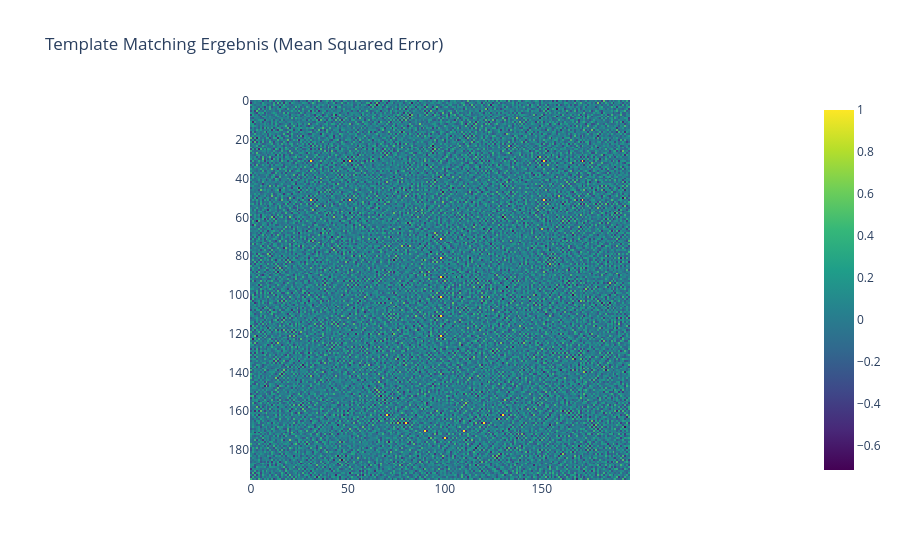

The notebook cell saved with this chart:
### Markdown cell above
### Template Matching Mittels Kreuzkorrelation

In der Python Funktion `skimage.feature.match_template()` ist die robustere Variante eines template matching Algorithmus implementiert. Diese ist gegen Rauschen und gegen Helligkeitsunterschiede nicht sensitiv.

#### Aufgabe
Wenden Sie die Funktion auf das Testbild und das `img_match2` mit veränderter Helligkeit an.
Beachten Sie, dass im falle einer größtmöglichen Übereinstimmung die Korrelation = 1 ist. Um die Position der besten Übereionstimmung zu benommen, müssen daher auch die Filterbedingung, mit der höchte übereinstimmung identifiziert werden kann angepasst werden.

### Code cell
# Template Matching algorithmus anwenden und Korrelationsbile anzeigen.

####
## ENTER YOUR CODE HERE
####

# Das Ergebnis ist ein Float32-Bild: das als heatmap () dargestellt werden kann
fig = px.imshow(correlation, color_continuous_scale='viridis',
                title='Template Matching Ergebnis (Mean Squared Error)')
fig.show()

### Figure 1 — Plotly figure (JSON) as saved in the notebook; plotly's stock layout.template omitted (floating-point values rounded to 4 significant figures; data arrays with more than 128 entries replaced by an {"elided": "..."} marker saying what was removed)
{"data": [{"coloraxis": "coloraxis", "hovertemplate": "x: %{x}<br>y: %{y}<br>color: %{z}<extra></extra>", "name": "0", "type": "heatmap", "xaxis": "x", "yaxis": "y", "z": {"elided": "196x196 float values"}}], "layout": {"coloraxis": {"colorscale": [[0, "#440154"], [0.1111, "#482878"], [0.2222, "#3e4989"], [0.3333, "#31688e"], [0.4444, "#26828e"], [0.5556, "#1f9e89"], [0.6667, "#35b779"], [0.7778, "#6ece58"], [0.8889, "#b5de2b"], [1, "#fde725"]]}, "title": {"text": "Template Matching Ergebnis (Mean Squared Error)"}, "xaxis": {"anchor": "y", "constrain": "domain", "domain": [0, 1], "scaleanchor": "y"}, "yaxis": {"anchor": "x", "autorange": "reversed", "constrain": "domain", "domain": [0, 1]}}}
